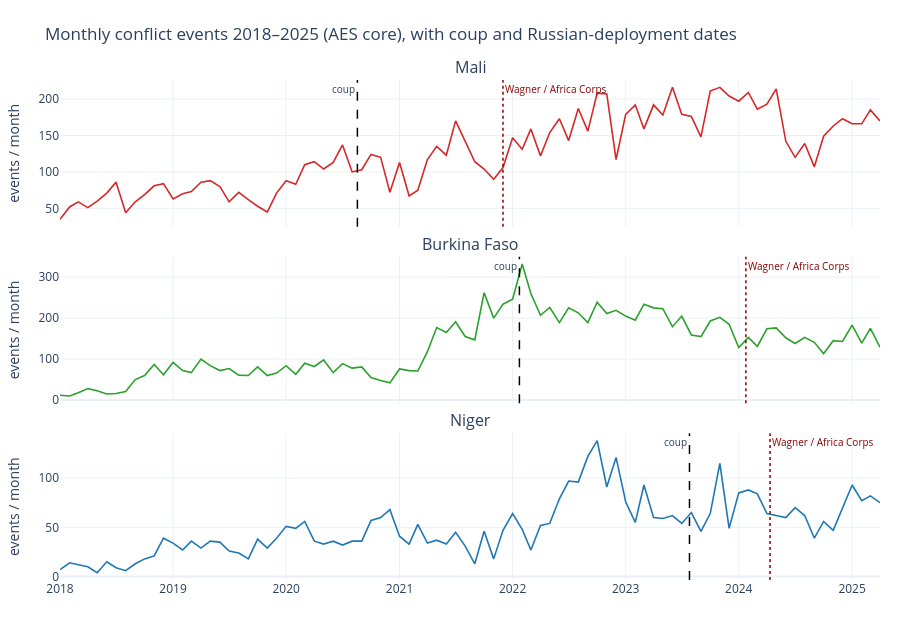

The code cell stored with this chart in its notebook:
### Markdown cell above
## 2.2  Figure A — Monthly event count by country, with coup + Wagner-arrival markers

Headline question: *Did the post-coup, Wagner-arrival period bring a level shift in conflict events?*

### Code cell
monthly = aes.groupby(['country','year_month']).agg(events=('event_id_cnty','count'),
                                                     fatalities=('fatalities','sum')).reset_index()
fig = make_subplots(rows=3, cols=1, shared_xaxes=True, vertical_spacing=0.06,
                    subplot_titles=AES)
for i,c in enumerate(AES,1):
    sub = monthly[monthly.country==c]
    fig.add_trace(go.Scatter(x=sub.year_month, y=sub.events, mode='lines',
                              line=dict(color=COLOURS[c], width=1.6), name=c, showlegend=False), row=i, col=1)
    fig.add_vline(x=pd.Timestamp(FIRST_COUP[c]).timestamp()*1000,     line=dict(color='black', width=1.5, dash='dash'),
                  annotation_text='coup', annotation_position='top left', annotation=dict(font=dict(size=10)), row=i, col=1)
    fig.add_vline(x=pd.Timestamp(RUSSIAN_ARRIVAL[c]).timestamp()*1000, line=dict(color='#8B0000', width=1.5, dash='dot'),
                  annotation_text='Wagner / Africa Corps', annotation_position='top right', annotation=dict(font=dict(size=10, color='#8B0000')), row=i, col=1)
fig.update_layout(title='Monthly conflict events 2018–2025 (AES core), with coup and Russian-deployment dates',
                  height=620, template='plotly_white', margin=dict(t=80,r=20,b=40,l=60))
fig.update_yaxes(title_text='events / month')
fig.write_html(FIGS/'fig_A_monthly_events.html', include_plotlyjs='cdn')
fig.show()

# Headline: pre/post-coup average events per month
for c in AES:
    pre  = monthly[(monthly.country==c) & (monthly.year_month <  FIRST_COUP[c])]['events'].mean()
    post = monthly[(monthly.country==c) & (monthly.year_month >= FIRST_COUP[c])]['events'].mean()
    print(f'{c}: pre-coup {pre:.1f}/month → post-coup {post:.1f}/month (×{post/pre:.2f})')

### Figure 1 — Plotly figure (JSON) as saved in the notebook; plotly's stock layout.template omitted (floating-point values rounded to 4 significant figures)
{"data": [{"line": {"color": "#d62728", "width": 1.6}, "mode": "lines", "name": "Mali", "showlegend": false, "type": "scatter", "x": ["2018-01-01T00:00:00", "2018-02-01T00:00:00", "2018-03-01T00:00:00", "2018-04-01T00:00:00", "2018-05-01T00:00:00", "2018-06-01T00:00:00", "2018-07-01T00:00:00", "2018-08-01T00:00:00", "2018-09-01T00:00:00", "2018-10-01T00:00:00", "2018-11-01T00:00:00", "2018-12-01T00:00:00", "2019-01-01T00:00:00", "2019-02-01T00:00:00", "2019-03-01T00:00:00", "2019-04-01T00:00:00", "2019-05-01T00:00:00", "2019-06-01T00:00:00", "2019-07-01T00:00:00", "2019-08-01T00:00:00", "2019-09-01T00:00:00", "2019-10-01T00:00:00", "2019-11-01T00:00:00", "2019-12-01T00:00:00", "2020-01-01T00:00:00", "2020-02-01T00:00:00", "2020-03-01T00:00:00", "2020-04-01T00:00:00", "2020-05-01T00:00:00", "2020-06-01T00:00:00", "2020-07-01T00:00:00", "2020-08-01T00:00:00", "2020-09-01T00:00:00", "2020-10-01T00:00:00", "2020-11-01T00:00:00", "2020-12-01T00:00:00", "2021-01-01T00:00:00", "2021-02-01T00:00:00", "2021-03-01T00:00:00", "2021-04-01T00:00:00", "2021-05-01T00:00:00", "2021-06-01T00:00:00", "2021-07-01T00:00:00", "2021-08-01T00:00:00", "2021-09-01T00:00:00", "2021-10-01T00:00:00", "2021-11-01T00:00:00", "2021-12-01T00:00:00", "2022-01-01T00:00:00", "2022-02-01T00:00:00", "2022-03-01T00:00:00", "2022-04-01T00:00:00", "2022-05-01T00:00:00", "2022-06-01T00:00:00", "2022-07-01T00:00:00", "2022-08-01T00:00:00", "2022-09-01T00:00:00", "2022-10-01T00:00:00", "2022-11-01T00:00:00", "2022-12-01T00:00:00", "2023-01-01T00:00:00", "2023-02-01T00:00:00", "2023-03-01T00:00:00", "2023-04-01T00:00:00", "2023-05-01T00:00:00", "2023-06-01T00:00:00", "2023-07-01T00:00:00", "2023-08-01T00:00:00", "2023-09-01T00:00:00", "2023-10-01T00:00:00", "2023-11-01T00:00:00", "2023-12-01T00:00:00", "2024-01-01T00:00:00", "2024-02-01T00:00:00", "2024-03-01T00:00:00", "2024-04-01T00:00:00", "2024-05-01T00:00:00", "2024-06-01T00:00:00", "2024-07-01T00:00:00", "2024-08-01T00:00:00", "2024-09-01T00:00:00", "2024-10-01T00:00:00", "2024-11-01T00:00:00", "2024-12-01T00:00:00", "2025-01-01T00:00:00", "2025-02-01T00:00:00", "2025-03-01T00:00:00", "2025-04-01T00:00:00"], "xaxis": "x", "y": [35, 52, 59, 51, 60, 71, 86, 44, 59, 69, 81, 84, 63, 70, 73, 86, 88, 80, 59, 72, 62, 53, 45, 71, 88, 83, 110, 114, 104, 113, 137, 100, 103, 124, 120, 72, 113, 67, 75, 117, 135, 123, 170, 141, 114, 104, 90, 106, 147, 131, 159, 122, 154, 173, 143, 187, 156, 208, 207, 117, 179, 192, 159, 192, 178, 216, 179, 176, 148, 211, 216, 204, 197, 209, 186, 193, 214, 142, 120, 139, 107, 149, 163, 173, 166, 166, 185, 170], "yaxis": "y"}, {"line": {"color": "#2ca02c", "width": 1.6}, "mode": "lines", "name": "Burkina Faso", "showlegend": false, "type": "scatter", "x": ["2018-01-01T00:00:00", "2018-02-01T00:00:00", "2018-03-01T00:00:00", "2018-04-01T00:00:00", "2018-05-01T00:00:00", "2018-06-01T00:00:00", "2018-07-01T00:00:00", "2018-08-01T00:00:00", "2018-09-01T00:00:00", "2018-10-01T00:00:00", "2018-11-01T00:00:00", "2018-12-01T00:00:00", "2019-01-01T00:00:00", "2019-02-01T00:00:00", "2019-03-01T00:00:00", "2019-04-01T00:00:00", "2019-05-01T00:00:00", "2019-06-01T00:00:00", "2019-07-01T00:00:00", "2019-08-01T00:00:00", "2019-09-01T00:00:00", "2019-10-01T00:00:00", "2019-11-01T00:00:00", "2019-12-01T00:00:00", "2020-01-01T00:00:00", "2020-02-01T00:00:00", "2020-03-01T00:00:00", "2020-04-01T00:00:00", "2020-05-01T00:00:00", "2020-06-01T00:00:00", "2020-07-01T00:00:00", "2020-08-01T00:00:00", "2020-09-01T00:00:00", "2020-10-01T00:00:00", "2020-11-01T00:00:00", "2020-12-01T00:00:00", "2021-01-01T00:00:00", "2021-02-01T00:00:00", "2021-03-01T00:00:00", "2021-04-01T00:00:00", "2021-05-01T00:00:00", "2021-06-01T00:00:00", "2021-07-01T00:00:00", "2021-08-01T00:00:00", "2021-09-01T00:00:00", "2021-10-01T00:00:00", "2021-11-01T00:00:00", "2021-12-01T00:00:00", "2022-01-01T00:00:00", "2022-02-01T00:00:00", "2022-03-01T00:00:00", "2022-04-01T00:00:00", "2022-05-01T00:00:00", "2022-06-01T00:00:00", "2022-07-01T00:00:00", "2022-08-01T00:00:00", "2022-09-01T00:00:00", "2022-10-01T00:00:00", "2022-11-01T00:00:00", "2022-12-01T00:00:00", "2023-01-01T00:00:00", "2023-02-01T00:00:00", "2023-03-01T00:00:00", "2023-04-01T00:00:00", "2023-05-01T00:00:00", "2023-06-01T00:00:00", "2023-07-01T00:00:00", "2023-08-01T00:00:00", "2023-09-01T00:00:00", "2023-10-01T00:00:00", "2023-11-01T00:00:00", "2023-12-01T00:00:00", "2024-01-01T00:00:00", "2024-02-01T00:00:00", "2024-03-01T00:00:00", "2024-04-01T00:00:00", "2024-05-01T00:00:00", "2024-06-01T00:00:00", "2024-07-01T00:00:00", "2024-08-01T00:00:00", "2024-09-01T00:00:00", "2024-10-01T00:00:00", "2024-11-01T00:00:00", "2024-12-01T00:00:00", "2025-01-01T00:00:00", "2025-02-01T00:00:00", "2025-03-01T00:00:00", "2025-04-01T00:00:00"], "xaxis": "x2", "y": [12, 10, 18, 28, 23, 15, 16, 21, 50, 60, 87, 62, 92, 72, 67, 100, 84, 72, 77, 61, 60, 81, 60, 66, 84, 63, 90, 82, 98, 67, 89, 78, 81, 55, 48, 42, 76, 72, 71, 118, 177, 165, 191, 155, 147, 262, 200, 234, 246, 332, 260, 207, 226, 189, 225, 213, 189, 239, 211, 219, 205, 195, 234, 225, 223, 179, 205, 159, 155, 193, 202, 185, 128, 153, 131, 174, 176, 152, 138, 153, 141, 113, 145, 143, 183, 139, 175, 129], "yaxis": "y2"}, {"line": {"color": "#1f77b4", "width": 1.6}, "mode": "lines", "name": "Niger", "showlegend": false, "type": "scatter", "x": ["2018-01-01T00:00:00", "2018-02-01T00:00:00", "2018-03-01T00:00:00", "2018-04-01T00:00:00", "2018-05-01T00:00:00", "2018-06-01T00:00:00", "2018-07-01T00:00:00", "2018-08-01T00:00:00", "2018-09-01T00:00:00", "2018-10-01T00:00:00", "2018-11-01T00:00:00", "2018-12-01T00:00:00", "2019-01-01T00:00:00", "2019-02-01T00:00:00", "2019-03-01T00:00:00", "2019-04-01T00:00:00", "2019-05-01T00:00:00", "2019-06-01T00:00:00", "2019-07-01T00:00:00", "2019-08-01T00:00:00", "2019-09-01T00:00:00", "2019-10-01T00:00:00", "2019-11-01T00:00:00", "2019-12-01T00:00:00", "2020-01-01T00:00:00", "2020-02-01T00:00:00", "2020-03-01T00:00:00", "2020-04-01T00:00:00", "2020-05-01T00:00:00", "2020-06-01T00:00:00", "2020-07-01T00:00:00", "2020-08-01T00:00:00", "2020-09-01T00:00:00", "2020-10-01T00:00:00", "2020-11-01T00:00:00", "2020-12-01T00:00:00", "2021-01-01T00:00:00", "2021-02-01T00:00:00", "2021-03-01T00:00:00", "2021-04-01T00:00:00", "2021-05-01T00:00:00", "2021-06-01T00:00:00", "2021-07-01T00:00:00", "2021-08-01T00:00:00", "2021-09-01T00:00:00", "2021-10-01T00:00:00", "2021-11-01T00:00:00", "2021-12-01T00:00:00", "2022-01-01T00:00:00", "2022-02-01T00:00:00", "2022-03-01T00:00:00", "2022-04-01T00:00:00", "2022-05-01T00:00:00", "2022-06-01T00:00:00", "2022-07-01T00:00:00", "2022-08-01T00:00:00", "2022-09-01T00:00:00", "2022-10-01T00:00:00", "2022-11-01T00:00:00", "2022-12-01T00:00:00", "2023-01-01T00:00:00", "2023-02-01T00:00:00", "2023-03-01T00:00:00", "2023-04-01T00:00:00", "2023-05-01T00:00:00", "2023-06-01T00:00:00", "2023-07-01T00:00:00", "2023-08-01T00:00:00", "2023-09-01T00:00:00", "2023-10-01T00:00:00", "2023-11-01T00:00:00", "2023-12-01T00:00:00", "2024-01-01T00:00:00", "2024-02-01T00:00:00", "2024-03-01T00:00:00", "2024-04-01T00:00:00", "2024-05-01T00:00:00", "2024-06-01T00:00:00", "2024-07-01T00:00:00", "2024-08-01T00:00:00", "2024-09-01T00:00:00", "2024-10-01T00:00:00", "2024-11-01T00:00:00", "2024-12-01T00:00:00", "2025-01-01T00:00:00", "2025-02-01T00:00:00", "2025-03-01T00:00:00", "2025-04-01T00:00:00"], "xaxis": "x3", "y": [7, 14, 12, 10, 4, 15, 9, 6, 13, 18, 21, 39, 34, 27, 36, 29, 36, 35, 26, 24, 18, 38, 29, 39, 51, 49, 56, 36, 33, 36, 32, 36, 36, 57, 60, 68, 41, 33, 53, 34, 37, 33, 45, 31, 13, 46, 18, 47, 64, 48, 27, 52, 54, 79, 97, 96, 122, 138, 91, 121, 76, 55, 93, 60, 59, 62, 54, 65, 46, 64, 115, 49, 85, 88, 84, 64, 62, 60, 70, 62, 39, 56, 47, 69, 93, 77, 82, 75], "yaxis": "y3"}], "layout": {"annotations": [{"font": {"size": 16}, "showarrow": false, "text": "Mali", "x": 0.5, "xanchor": "center", "xref": "paper", "y": 1.0, "yanchor": "bottom", "yref": "paper"}, {"font": {"size": 16}, "showarrow": false, "text": "Burkina Faso", "x": 0.5, "xanchor": "center", "xref": "paper", "y": 0.6467, "yanchor": "bottom", "yref": "paper"}, {"font": {"size": 16}, "showarrow": false, "text": "Niger", "x": 0.5, "xanchor": "center", "xref": "paper", "y": 0.2933, "yanchor": "bottom", "yref": "paper"}, {"font": {"size": 10}, "showarrow": false, "text": "coup", "x": 1598000000000.0, "xanchor": "right", "xref": "x", "y": 1, "yanchor": "top", "yref": "y domain"}, {"font": {"color": "#8B0000", "size": 10}, "showarrow": false, "text": "Wagner / Africa Corps", "x": 1638000000000.0, "xanchor": "left", "xref": "x", "y": 1, "yanchor": "top", "yref": "y domain"}, {"font": {"size": 10}, "showarrow": false, "text": "coup", "x": 1643000000000.0, "xanchor": "right", "xref": "x2", "y": 1, "yanchor": "top", "yref": "y2 domain"}, {"font": {"color": "#8B0000", "size": 10}, "showarrow": false, "text": "Wagner / Africa Corps", "x": 1706000000000.0, "xanchor": "left", "xref": "x2", "y": 1, "yanchor": "top", "yref": "y2 domain"}, {"font": {"size": 10}, "showarrow": false, "text": "coup", "x": 1690000000000.0, "xanchor": "right", "xref": "x3", "y": 1, "yanchor": "top", "yref": "y3 domain"}, {"font": {"color": "#8B0000", "size": 10}, "showarrow": false, "text": "Wagner / Africa Corps", "x": 1713000000000.0, "xanchor": "left", "xref": "x3", "y": 1, "yanchor": "top", "yref": "y3 domain"}], "height": 620, "margin": {"b": 40, "l": 60, "r": 20, "t": 80}, "shapes": [{"line": {"color": "black", "dash": "dash", "width": 1.5}, "type": "line", "x0": 1598000000000.0, "x1": 1598000000000.0, "xref": "x", "y0": 0, "y1": 1, "yref": "y domain"}, {"line": {"color": "#8B0000", "dash": "dot", "width": 1.5}, "type": "line", "x0": 1638000000000.0, "x1": 1638000000000.0, "xref": "x", "y0": 0, "y1": 1, "yref": "y domain"}, {"line": {"color": "black", "dash": "dash", "width": 1.5}, "type": "line", "x0": 1643000000000.0, "x1": 1643000000000.0, "xref": "x2", "y0": 0, "y1": 1, "yref": "y2 domain"}, {"line": {"color": "#8B0000", "dash": "dot", "width": 1.5}, "type": "line", "x0": 1706000000000.0, "x1": 1706000000000.0, "xref": "x2", "y0": 0, "y1": 1, "yref": "y2 domain"}, {"line": {"color": "black", "dash": "dash", "width": 1.5}, "type": "line", "x0": 1690000000000.0, "x1": 1690000000000.0, "xref": "x3", "y0": 0, "y1": 1, "yref": "y3 domain"}, {"line": {"color": "#8B0000", "dash": "dot", "width": 1.5}, "type": "line", "x0": 1713000000000.0, "x1": 1713000000000.0, "xref": "x3", "y0": 0, "y1": 1, "yref": "y3 domain"}], "title": {"text": "Monthly conflict events 2018–2025 (AES core), with coup and Russian-deployment dates"}, "xaxis": {"anchor": "y", "domain": [0.0, 1.0], "matches": "x3", "showticklabels": false}, "xaxis2": {"anchor": "y2", "domain": [0.0, 1.0], "matches": "x3", "showticklabels": false}, "xaxis3": {"anchor": "y3", "domain": [0.0, 1.0]}, "yaxis": {"anchor": "x", "domain": [0.7067, 1.0], "title": {"text": "events / month"}}, "yaxis2": {"anchor": "x2", "domain": [0.3533, 0.6467], "title": {"text": "events / month"}}, "yaxis3": {"anchor": "x3", "domain": [0.0, 0.2933], "title": {"text": "events / month"}}}}
